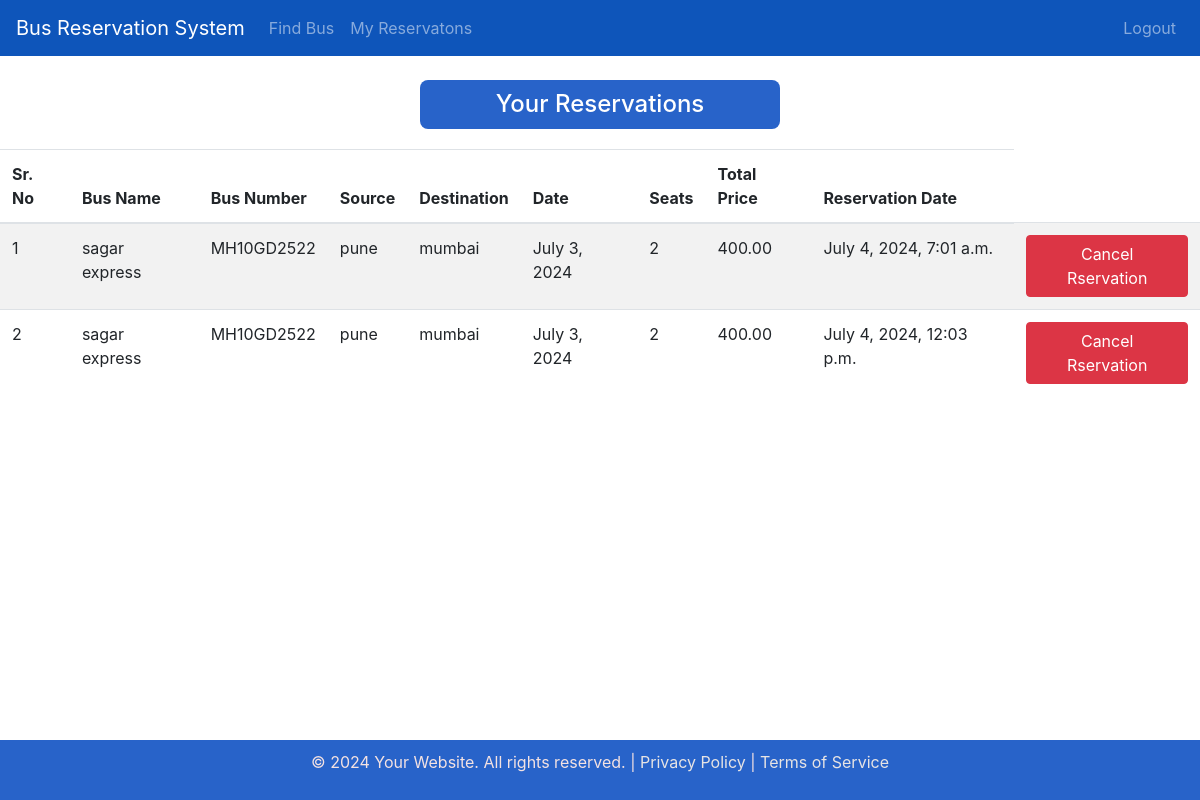
The app's page /reservations/ (signed in) with its own data.
### myapp/models.py (models this page shows)
class Reservation(models.Model):
    user = models.ForeignKey(User, on_delete=models.CASCADE)
    bus = models.ForeignKey(Bus, on_delete=models.CASCADE)
    num_seats = models.PositiveIntegerField()
    total_price = models.DecimalField(max_digits=8, decimal_places=2)
    reservation_date = models.DateTimeField(auto_now_add=True)

class Bus(models.Model):
    bus_name = models.CharField(max_length=255)
    seat_price = models.DecimalField(max_digits=6, decimal_places=2)
    bus_no = models.CharField(max_length=255)
    source = models.CharField(max_length=255)
    destination = models.CharField(max_length=255)
    date = models.DateField()
    seat = models.PositiveIntegerField(default=1)

### myapp/views.py (the view)
# urls.py: path('reservations/', views.user_reservations, name='user_reservations'),
@login_required(login_url='login')
def user_reservations(request):
    user = request.user
    reservations = Reservation.objects.filter(user=user)
    return render(request, 'user_reservation.html', {'reservations': reservations})

### templates/user_reservation.html (shortened to what this page needs)
<!DOCTYPE html>
<html lang="en">
<head>
    {% load static %}
    <link rel="stylesheet" href="https://stackpath.bootstrapcdn.com/bootstrap/4.5.2/css/bootstrap.min.css">
    <link rel="stylesheet" type="text/css" href="{% static 'css/style.css' %}">
</head>
<body>
    {% include "User_navbar.html" %}
    <div class="form-container">
        <h1>Your Reservations</h1>
        {% if reservations %}
            <table class="table table-striped">
                <thead>
                    <tr>
                        <th>Sr. No</th>
                        <th>Bus Name</th>
                        <th>Bus Number</th>
                        <th>Source</th>
                        <th>Destination</th>
                        <th>Date</th>
                        <th>Seats</th>
                        <th>Total Price</th>
                        <th>Reservation Date</th>
                    </tr>
                </thead>
                <tbody>
                    {% for reservation in reservations %}
                        <tr>
                            <td>{{forloop.counter}}</td>
                            <td>{{ reservation.bus.bus_name }}</td>
                            <td>{{ reservation.bus.bus_no }}</td>
                            <td>{{ reservation.bus.source }}</td>
                            <td>{{ reservation.bus.destination }}</td>
                            <td>{{ reservation.bus.date }}</td>
                            <td>{{ reservation.num_seats }}</td>
                            <td>{{ reservation.total_price }}</td>
                            <td>{{ reservation.reservation_date }}</td>
                            <td><a href="/del_res/{{reservation.id}}" class="btn btn-danger md-sm">Cancel Rservation</a></td>
                        </tr>
                    {% endfor %}
                </tbody>
            </table>
        {% else %}
            <p>You have no reservations.</p>
        {% endif %}
    </div>
    {% include "footer.html" %}
</body>
</html>

### templates/user_navbar.html (shortened to what this page needs)
<!DOCTYPE html>
<html lang="en">
<head>
    {% load static %}
    <link rel="stylesheet" href="https://stackpath.bootstrapcdn.com/bootstrap/4.5.2/css/bootstrap.min.css">
    <link rel="stylesheet" type="text/css" href="{% static 'css/style.css' %}">
    <link rel="stylesheet" type="text/css" href="{% static 'css/nav.css' %}">
</head>
<body>
    <nav class="navbar navbar-expand-lg navbar-dark">
        <a class="navbar-brand logo" href="#">Bus Reservation System</a>
        <div class="collapse navbar-collapse" id="navbarNav">
            <ul class="navbar-nav mr-auto">
                <li class="nav-item">
                    <a class="nav-link" href="/search_bus/">Find Bus</a>
                </li>
                <li class="nav-item">
                    <a class="nav-link" href="/reservations/">My Reservatons</a>
                </li>
            </ul>
            <ul class="navbar-nav ml-auto">
                <li class="nav-item">
                    <a class="nav-link" href="/logout/">Logout</a>
                </li>
            </ul>
        </div>
    </nav>

### templates/footer.html (shortened to what this page needs)
<footer class="footer">
    <div class="container">
        <p>&copy; 2024 Your Website. All rights reserved. | <a href="#">Privacy Policy</a> | <a href="#">Terms of Service</a></p>
    </div>
</footer>
</body>
</html>

### static/css/style.css (style rules this page uses)
.footer { background-color:rgb(40, 99, 201); color:rgb(244, 226, 226); text-align: center; padding: 10px 0; position: fixed; bottom: 0; width: 100%; }
.footer a { color: #e7e4e4; text-decoration: none; }

### static/css/nav.css (style rules this page uses)
.navbar { background-color: rgb(14, 85, 186);; }
.navbar-brand, .navbar-nav .nav-link { color: #ffffff; }

### templates/user_reservation.html (style rules this page uses)
.form-container h1 { margin-bottom: 20px; font-size: 24px; color: #fff; width:30%; margin-left:35%; margin-top:2%; padding: 10px 10px; text-align: center; border-radius: 8px; background-color:rgb(40, 99, 201); }

### records on screen
Reservation: bus.bus_name "sagar express", bus.bus_no "MH10GD2522", bus.source "pune", bus.destination "mumbai", bus "July 3, 2024", num_seats "2", total_price "400.00", reservation_date "July 4, 2024, 7:01 a.m."
Reservation: bus.bus_name "sagar express", bus.bus_no "MH10GD2522", bus.source "pune", bus.destination "mumbai", bus "July 3, 2024", num_seats "2", total_price "400.00", reservation_date "July 4, 2024, 12:03 p.m."
